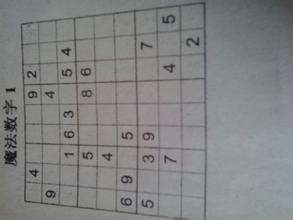
#> input picture cv6/aa.jpg, 293 x 220 px
$ python cv_2.py
#> lines starting #> are read from the running program, lines starting #| are printed output that depends on the picture; after the words box and inside, x2 and y2 are one past the last pixel; in counts of white or black regions, pixels touching at a corner belong together
import cv2 as cv
import numpy as np
from matplotlib import pyplot as plt
'''
Canny边缘检测
1、去除噪声（高斯滤波器）
2、计算图像梯度（Sobel计算水平与竖直方向的图像梯度Gx，Gy，再计算
Edge_Gradient(G)=sqrt(Gx2+Gy2),Angle(θ)=arctan(Gx/Gy)）
3、非极大值抑制（得到一个“窄边界”二值图像）
4、滞后阈值（设定阈值确定真正的边界）
cv.Canny()
参数一：输入图像
参数二：minVal
参数三：maxVal
参数四：Sobel卷积核大小（）默认是3
参数五：L2gradient（如果设为True,
则用Edge_Gradient(G)=abs(Gx2)+abs(Gy2),默认False）
'''

img=cv.imread('aa.jpg',0)
#> img: shape (220, 293); min 0, max 169, mean 130.8
edges = cv.Canny(img,100,200)
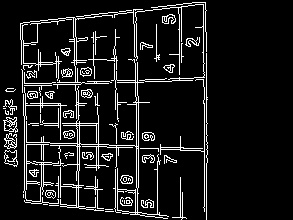
#> edges: shape (220, 293); 9.9% white in thin lines or dots, all inside (x1, y1, x2, y2) = (3, 2, 208, 220)

plt.subplot(121),plt.imshow(img,cmap = 'gray')
plt.title('Original Image'), plt.xticks([]), plt.yticks([])
plt.subplot(122),plt.imshow(edges,cmap = 'gray')
plt.title('Edges Image'), plt.xticks([]), plt.yticks([])

plt.show()
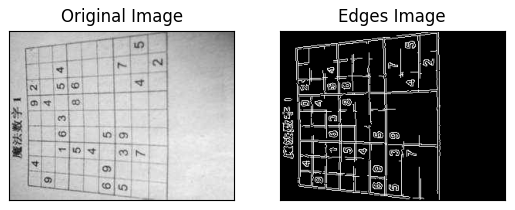
#> figure drawn by matplotlib, 2 panels
